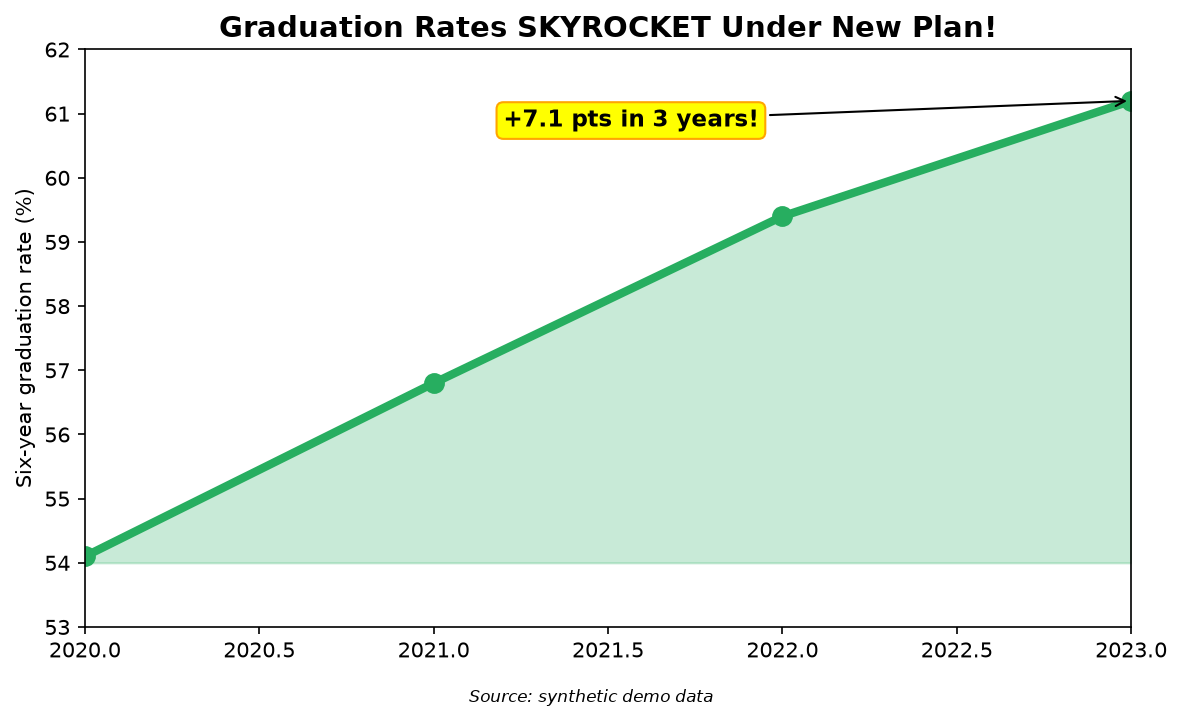

This figure's Python source:
"""DELIBERATELY BAD: cherry-picked timeline.

Only 2020-2023 is shown: the pandemic dip and the rebound become a dramatic
V-shape, framed as a triumph. The full 2012-2026 series (see fixed.py) shows
a decade of flat ~58-60% with that same dip as a blip. Choosing the window
is choosing the story. See teaching-note.md and fixed.py.
All data is synthetic, invented for teaching.
"""
import matplotlib
matplotlib.use("Agg")  # headless-safe
import matplotlib.pyplot as plt
import os

HERE = os.path.dirname(os.path.abspath(__file__))

# <-- THE SIN: only the flattering window is shown
years = [2020, 2021, 2022, 2023]
grad_rate = [54.1, 56.8, 59.4, 61.2]  # synthetic demo data

fig, ax = plt.subplots(figsize=(9, 5))
ax.plot(years, grad_rate, color="#27ae60", marker="o", markersize=9,
        linewidth=4)
ax.fill_between(years, grad_rate, 54, color="#27ae60", alpha=0.25)
ax.set_ylim(53, 62)
ax.set_xlim(2020, 2023)
ax.set_ylabel("Six-year graduation rate (%)")
ax.set_title("Graduation Rates SKYROCKET Under New Plan!",
             fontsize=14, fontweight="bold")
ax.annotate("+7.1 pts in 3 years!", xy=(2023, 61.2), xytext=(2021.2, 60.8),
            arrowprops=dict(arrowstyle="->", color="black"),
            fontsize=11, fontweight="bold",
            bbox=dict(boxstyle="round,pad=0.3", fc="yellow", ec="orange"))
fig.text(0.5, 0.01, "Source: synthetic demo data", ha="center",
         fontsize=8, style="italic")
fig.savefig(os.path.join(HERE, "bad.png"), dpi=150, bbox_inches="tight")
print("saved", os.path.join(HERE, "bad.png"))
